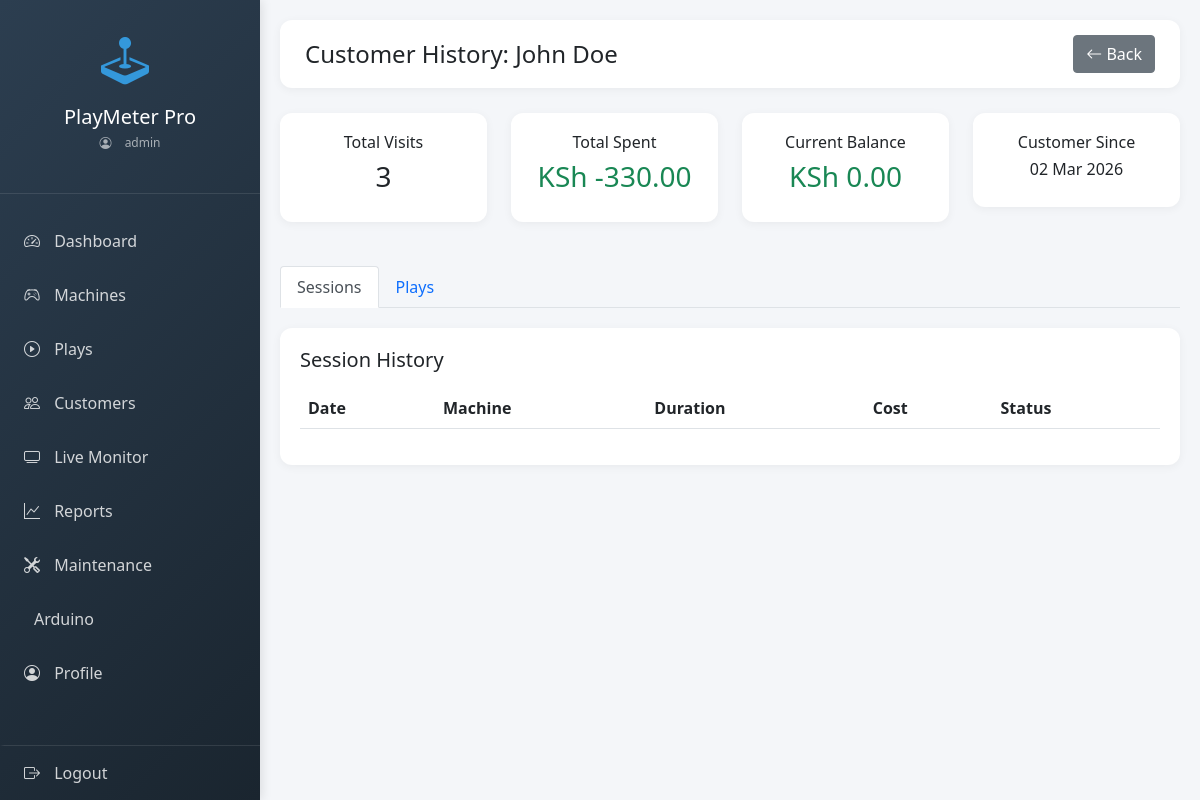
Page /customer_history.php?id=1 (signed in) on the committed database.
### tables this page shows
CREATE TABLE `customers` (
  `id` int NOT NULL,
  `customer_code` varchar(50) NOT NULL,
  `full_name` varchar(100) NOT NULL,
  `phone_number` varchar(15) DEFAULT NULL,
  `email` varchar(100) DEFAULT NULL,
  `qr_code` text,
  `balance` decimal(10,2) DEFAULT '0.00',
  `total_visits` int DEFAULT '0',
  `total_spent` decimal(10,2) DEFAULT '0.00',
  `created_at` timestamp NULL DEFAULT CURRENT_TIMESTAMP,
  `updated_at` timestamp NULL DEFAULT CURRENT_TIMESTAMP ON UPDATE CURRENT_TIMESTAMP
);

### customer_history.php (the view, shortened to what this page needs)
<?php
$database = new Database();
$db = $database->getConnection();
$customer_id = isset($_GET['id']) ? $_GET['id'] : 0;
$query = "SELECT * FROM customers WHERE id = $customer_id";
$result = $db->query($query);
$customer = $result->fetch(PDO::FETCH_ASSOC);
?>
<!DOCTYPE html>
<html lang="en">
<head>
    <link href="https://cdn.jsdelivr.net/npm/bootstrap@5.1.3/dist/css/bootstrap.min.css" rel="stylesheet">
    <link rel="stylesheet" href="https://cdn.jsdelivr.net/npm/bootstrap-icons@1.8.1/font/bootstrap-icons.css">
</head>
<body>
    <div class="sidebar">
        <div style="padding: 25px 20px; text-align: center; border-bottom: 1px solid rgba(255,255,255,0.1);">
            <i class="bi bi-joystick" style="font-size: 3rem; color: #3498db;"></i>
            <h5 class="mt-2 mb-0">PlayMeter Pro</h5>
            <p style="font-size: 12px; color: rgba(255,255,255,0.6); margin-top: 5px;">
                <i class="bi bi-person-circle"></i> <?php echo $_SESSION['username']; ?>
            </p>
        </div>
        <nav style="margin-top: 20px;">
            <a href="index.php" class="<?php echo basename($_SERVER['PHP_SELF']) == 'index.php' ? 'active' : ''; ?>">
                <i class="bi bi-speedometer2"></i> Dashboard
            </a>
            <a href="machines.php" class="<?php echo basename($_SERVER['PHP_SELF']) == 'machines.php' ? 'active' : ''; ?>">
                <i class="bi bi-controller"></i> Machines
            </a>
            <a href="plays.php" class="<?php echo basename($_SERVER['PHP_SELF']) == 'plays.php' ? 'active' : ''; ?>">
                <i class="bi bi-play-circle"></i> Plays
            </a>
            <a href="customers.php" class="<?php echo basename($_SERVER['PHP_SELF']) == 'customers.php' ? 'active' : ''; ?>">
                <i class="bi bi-people"></i> Customers
            </a>
            <a href="session_monitor.php" class="<?php echo basename($_SERVER['PHP_SELF']) == 'session_monitor.php' ? 'active' : ''; ?>">
                <i class="bi bi-tv"></i> Live Monitor
            </a>
            <a href="reports.php" class="<?php echo basename($_SERVER['PHP_SELF']) == 'reports.php' ? 'active' : ''; ?>">
                <i class="bi bi-graph-up"></i> Reports
            </a>
            <a href="maintenance.php" class="<?php echo basename($_SERVER['PHP_SELF']) == 'maintenance.php' ? 'active' : ''; ?>">
                <i class="bi bi-tools"></i> Maintenance
            </a>
            <a href="arduino_settings.php" class="<?php echo basename($_SERVER['PHP_SELF']) == 'arduino_settings.php' ? 'active' : ''; ?>">
                <i class="bi bi-microchip"></i> Arduino
            </a>
            <a href="profile.php" class="<?php echo basename($_SERVER['PHP_SELF']) == 'profile.php' ? 'active' : ''; ?>">
                <i class="bi bi-person-circle"></i> Profile
            </a>
            <a href="logout.php" style="border-top: 1px solid rgba(255,255,255,0.1); margin-top: 20px; position: absolute; bottom: 0; width: 100%;">
                <i class="bi bi-box-arrow-right"></i> Logout
            </a>
        </nav>
    </div>
    <div class="content">
        <div class="navbar-top d-flex justify-content-between align-items-center">
            <h4 class="mb-0">Customer History: <?php echo htmlspecialchars($customer['full_name']); ?></h4>
            <a href="customers.php" class="btn btn-secondary">
                <i class="bi bi-arrow-left"></i> Back
            </a>
        </div>
        <div class="row mb-4">
            <div class="col-md-3">
                <div class="stats-card text-center">
                    <h6>Total Visits</h6>
                    <h3><?php echo $customer['total_visits']; ?></h3>
                </div>
            </div>
            <div class="col-md-3">
                <div class="stats-card text-center">
                    <h6>Total Spent</h6>
                    <h3 class="text-success">KSh <?php echo number_format($customer['total_spent'], 2); ?></h3>
                </div>
            </div>
            <div class="col-md-3">
                <div class="stats-card text-center">
                    <h6>Current Balance</h6>
                    <h3 class="<?php echo $customer['balance'] > 0 ? 'text-warning' : 'text-success'; ?>">
                        KSh <?php echo number_format($customer['balance'], 2); ?>
                    </h3>
                </div>
            </div>
            <div class="col-md-3">
                <div class="stats-card text-center">
                    <h6>Customer Since</h6>
                    <h6><?php echo date('d M Y', strtotime($customer['created_at'])); ?></h6>
                </div>
            </div>
        </div>
        <ul class="nav nav-tabs" id="historyTab" role="tablist">
            <li class="nav-item" role="presentation">
                <button class="nav-link active" id="sessions-tab" data-bs-toggle="tab" data-bs-target="#sessions" type="button" role="tab">Sessions</button>
            </li>
            <li class="nav-item" role="presentation">
                <button class="nav-link" id="plays-tab" data-bs-toggle="tab" data-bs-target="#plays" type="button" role="tab">Plays</button>
            </li>
        </ul>
        <div class="tab-content" id="historyTabContent">
            <div class="tab-pane fade show active" id="sessions" role="tabpanel">
                <div class="stats-card">
                    <h5 class="mb-3">Session History</h5>
                    <table class="table table-hover">
                        <thead>
                            <tr>
                                <th>Date</th>
                                <th>Machine</th>
                                <th>Duration</th>
                                <th>Cost</th>
                                <th>Status</th>
                            </tr>
                        </thead>
                    </table>
                </div>
            </div>
        </div>
    </div>
</body>
</html>

### customer_history.php (style rules this page uses)
body { background: #f4f6f9; font-family: 'Segoe UI', Tahoma, Geneva, Verdana, sans-serif; }
.sidebar { min-height: 100vh; background: linear-gradient(135deg, #2c3e50 0%, #1a252f 100%); color: white; position: fixed; width: 260px; box-shadow: 2px 0 10px rgba(0,0,0,0.1); }
.sidebar a { color: rgba(255,255,255,0.8); text-decoration: none; padding: 15px 20px; display: block; transition: all 0.3s; border-left: 4px solid transparent; }
.sidebar i { margin-right: 10px; width: 20px; }
.content { margin-left: 260px; padding: 20px; }
.stats-card { background: white; border-radius: 12px; padding: 20px; margin-bottom: 20px; box-shadow: 0 2px 10px rgba(0,0,0,0.05); }
.navbar-top { background: white; padding: 15px 25px; margin-bottom: 25px; border-radius: 12px; box-shadow: 0 2px 10px rgba(0,0,0,0.05); }
.nav-tabs { margin-bottom: 20px; }

### rows in the picture
customers: full_name "John Doe", total_visits "3", total_spent "-330.00", balance "0.00", created_at "02 Mar 2026"

### other values in the picture
$_SESSION['username'] "admin"
